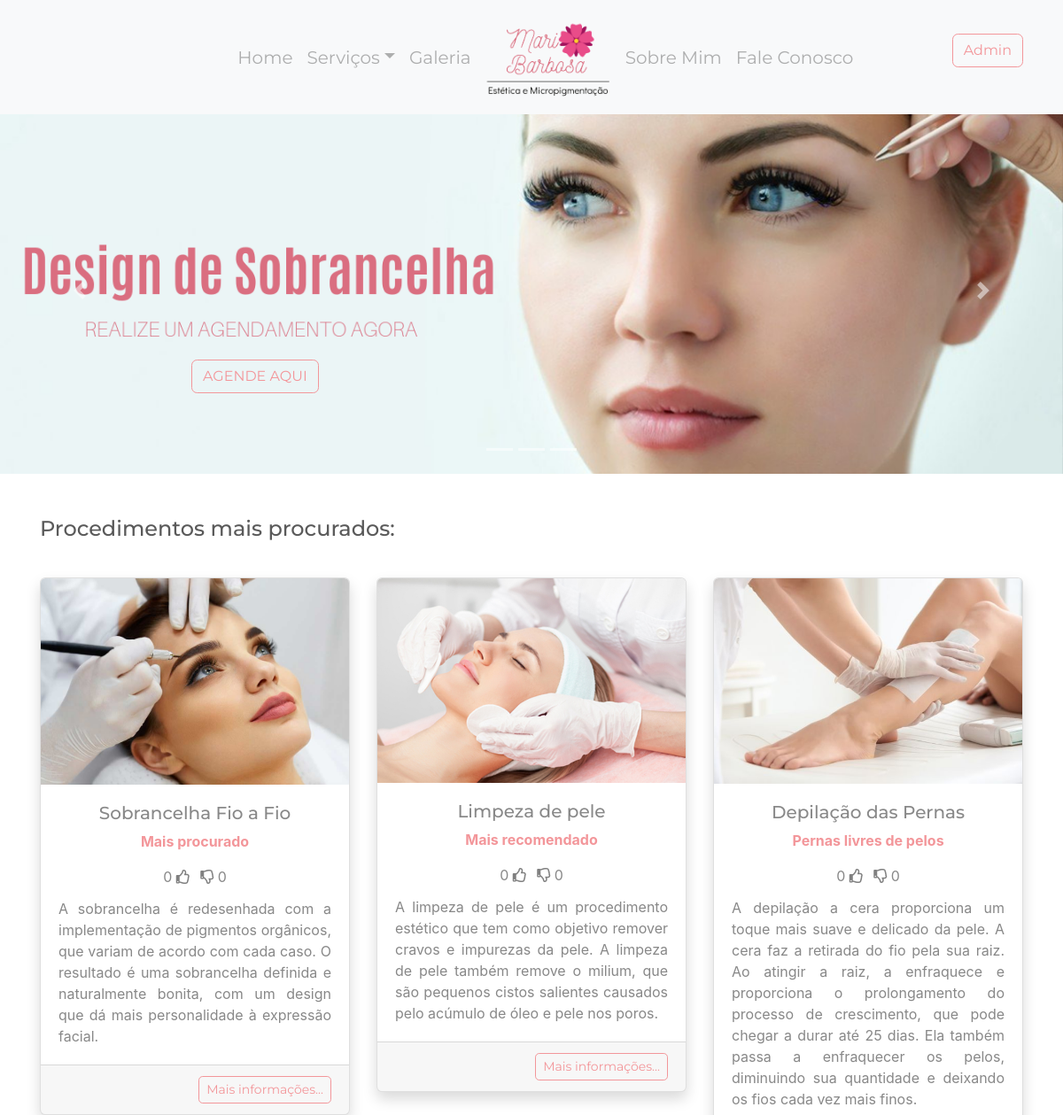
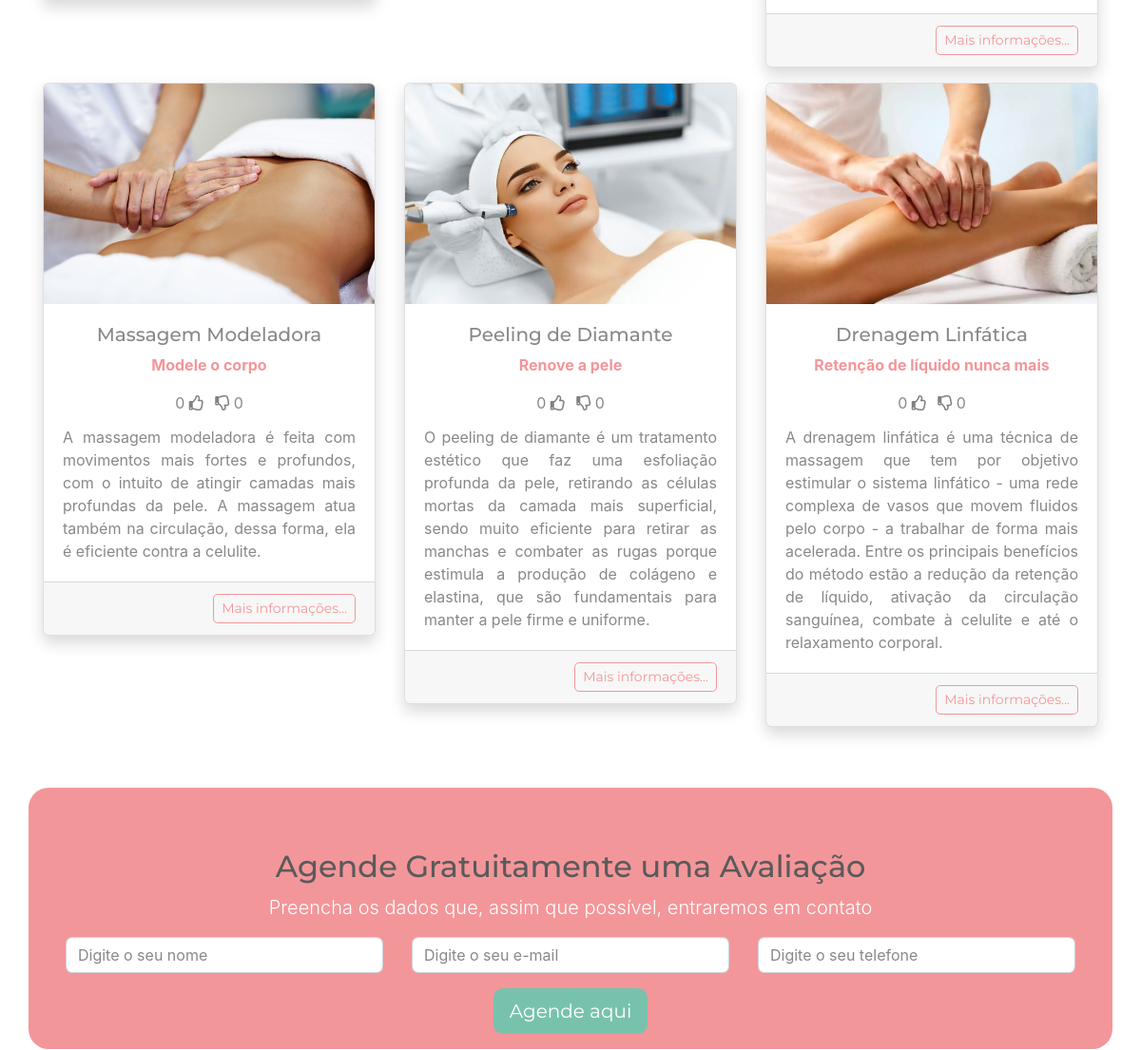
The app's page / (upper part), older data (2 pictures, top to bottom).
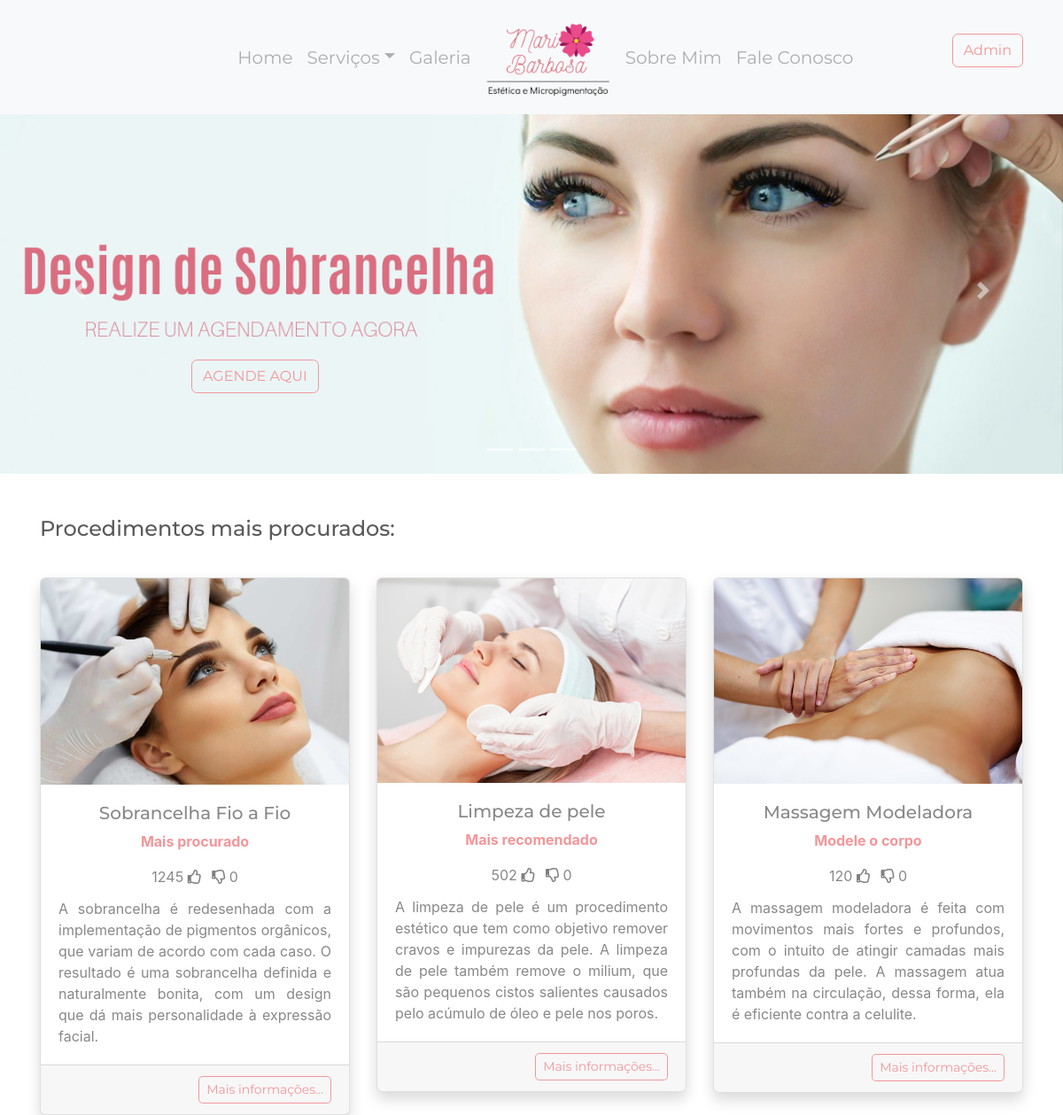
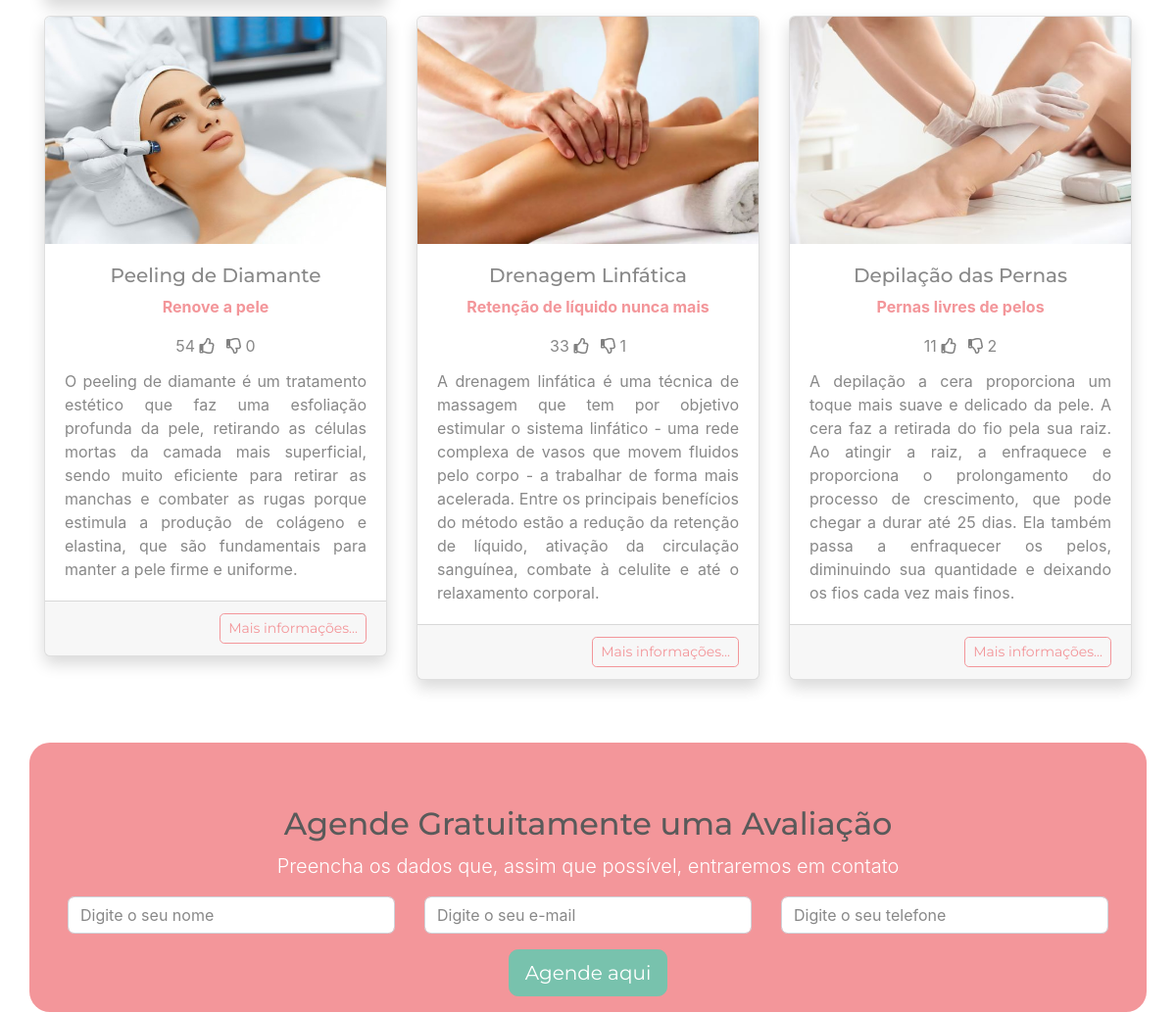
The same page, newer data (2 pictures, top to bottom).
### meuSite/models.py (models this page shows, shortened)
class FotoCarousel(models.Model):
    nome = models.CharField('nome', max_length=200, blank=True)
    endereco = models.CharField('Imagem', max_length=200)
    class Meta:
        db_table = 'fotoCarousel'

class DestaqueServico(models.Model):
    servico = models.ForeignKey(Servico, on_delete=models.CASCADE, null=True, blank=True)
    fraseDestaque = models.CharField('Frase', max_length=200, blank=True)
    descricao = models.TextField(blank=True)
    likes = models.IntegerField('likes', default=0)
    dislikes = models.IntegerField('dislikes', default=0)
    ordem = models.IntegerField('ordem', default=0)
    class Meta:
        db_table = 'destaqueServico'

class Servico(models.Model):
    tipo = models.ForeignKey(TipoServico, on_delete=models.CASCADE)
    nome = models.CharField('Servico', max_length=200, db_index=True)
    tag = models.CharField('Tag', max_length=100, default=' ')
    imagem = models.CharField('Imagem', max_length=200)
    descricao = models.TextField(blank=True)
    class Meta:
        db_table = 'servico'

### meuSite/views.py (the view)
# urls.py: path('', views.index, name='index'),
def index(request):
    fotos_carousel = FotoCarousel.objects.all()
    destaques = DestaqueServico.objects.all().order_by('ordem')
    return render(request, 'index.html', {'fotos_carousel': fotos_carousel, 'destaques': destaques})

### meuSite/templates/index.html (shortened to what this page needs)
{% extends "base.html" %}
{% load static %}
{% block estilo %}
    <link rel="stylesheet" type="text/css" href="{% static 'css/index.css' %}"/>
{% endblock estilo %}
{% block conteudo %}
    {% static "images" as baseUrl %}
    <header id="header" class="mb-4" style="margin-top: 120px;">
        <div id="carouselInicio" class="carousel slide" data-ride="carousel">
            <ol class="carousel-indicators">
                {% for foto in fotos_carousel %}
                    <li data-target="#carouselInicio" data-slide-to="{{ forloop.counter0 }}"></li>
                {% endfor %}
            </ol>
            <div class="carousel-inner">
                {% for foto in fotos_carousel %}
                    <div class="carousel-item {% if forloop.counter == 1 %} active{% endif %}">
                        <img class="d-block w-100" src="{{ baseUrl }}/{{ foto.endereco }}">
                        {% if foto.nome == 'corporal' %}
                            <button class="botao-corporal btn btn-outline-secondary my-2 my-sm-0 d-none d-md-block"
                                    type="submit">
                                AGENDE AQUI
                            </button>
                        {% else %}
                            <button class="botao btn btn-outline-secondary my-2 my-sm-0 d-none d-md-block"
                                    type="submit">
                                AGENDE
                                AQUI
                            </button>
                        {% endif %}
                    </div>
                {% endfor %}
            </div>
            <a class="carousel-control-prev" href="#carouselInicio" role="button" data-slide="prev">
                <span class="carousel-control-prev-icon" aria-hidden="true"></span>
            </a>
            <a class="carousel-control-next" href="#carouselInicio" role="button" data-slide="next">
                <span class="carousel-control-next-icon" aria-hidden="true"></span>
            </a>
        </div>
    </header>
    <div class="container mb-4">
        <h4 id="procedimentos" class="mb-0 pt-4 pb-4">Procedimentos mais procurados:</h4>
        <div class="row mb-4">
            {% for destaque in destaques %}
                <div class="col-md-6 col-lg-4">
                    <div class="card shadow mt-3">
                        <img class=" card-img-top" src="{{ baseUrl }}/{{ destaque.servico.imagem }}">
                        <div class="card-body">
                            <div class="card-title text-center">
                                <h5>{{ destaque.servico.nome }}</h5>
                                <p class="text-secondary font-weight-bold">{{ destaque.fraseDestaque }}</p>
                                <span id="label-like-sobrancelha" data-like="1245"
                                      for="like">{{ destaque.likes }}</span>
                                <a class="botao-like-deslike"><i id="like-sobrancelha"
                                                                 class="far fa-thumbs-up pr-1"></i></a>
                                <a class="botao-like-deslike"><i id="dislike-sobrancelha"
                                                                 class="far fa-thumbs-down pl-1"></i></a>
                                <span id="label-dislike-sobrancelha" data-dislike="0"
                                      for="dislike">{{ destaque.dislikes }}</span>
                            </div>
                            <p class="card-text text-justify">{{ destaque.descricao }}</p>
                        </div>
                        <div class="card-footer">
                            <div class="text-right">
                                <button class="btn btn-outline-secondary btn-sm"
                                        onclick="location.href='{% url 'estetica:facial' %}#{{ destaque.servico.tag }}';">Mais informações...
                                </button>
                            </div>
                        </div>
                    </div>
                </div>
            {% endfor %}
        </div>
        <div class="row">
            <div class="d-md-flex flex-md-equal py-4 col-12 p-0 w-100 my-md-3">
                <div class="bg-dark pt-3 w-100 pt-md-5 text-center text-white overflow-hidden"
                     style="border-radius: 21px;">
                    <div class="my-2 py-2">
                        <h2 class="display-5">Agende Gratuitamente uma Avaliação</h2>
                        <p class="lead">Preencha os dados que, assim que possível, entraremos em contato</p>
                        <form>
                            <div class="row mx-4 my-3">
                                <div class="col">
                                    <input type="text" class="form-control" placeholder="Digite o seu nome">
                                </div>
                                <div class="col">
                                    <input type="email" class="form-control" placeholder="Digite o seu e-mail">
                                </div>
                                <div class="col">
                                    <input type="text" class="form-control" placeholder="Digite o seu telefone">
                                </div>
                            </div>
                            <button type="button" class="btn btn-primary btn-lg">Agende aqui</button>
                        </form>
                    </div>
                </div>
            </div>
        </div>
    </div>
{% endblock conteudo %}

### templates/base.html (shortened to what this page needs)
{% load static %}
<!DOCTYPE html>
<html lang="en">
<head>
    <link rel="stylesheet" type="text/css" href="{% static 'css/bootstrap.css' %}"/>
    <link rel="stylesheet" type="text/css" href="{% static 'css/all.css' %}"/>
    <link rel="stylesheet" type="text/css" href="{% static 'css/geral.css' %}"/>
    {% block estilo %}
    {% endblock estilo %}
</head>
<body>
<nav id="barra-navegacao" class="navbar navbar-light bg-light navbar-expand-md fixed-top d-block">
    <div class="container">
        <div class="collapse navbar-collapse botoes-inicio" id="menu">
            <div class="navbar-nav mr-0 ml-auto">
                <a class="nav-link nav-item" href="{% url 'estetica:index' %}">Home</a>
                <div class="dropdown">
                    <a class="nav-link nav-item dropdown-toggle" data-toggle="dropdown" href="#">Serviços</a>
                </div>
                <a class="nav-link nav-item" href="#">Galeria</a>
            </div>
            <div class="d-none d-md-block mr-1 ml-1">
                <a class="navbar-brand mx-auto" href="#">
                    <img class="logo" src="{% static 'images/cortado.png' %}" alt="logo">
                </a>
            </div>
            <div class="navbar-nav ml-0 mr-auto">
                <a class="nav-link nav-item" href="{% url 'estetica:sobre' %}">Sobre Mim</a></li>
                <a class="nav-link nav-item" href="{% url 'estetica:contato' %}">Fale Conosco</a></li>
            </div>
        </div>
        <div class="navbar-nav">
            <div class="form-group has-search">
                <button class="btn btn-outline-secondary my-2 my-sm-0 d-none d-md-block"
                        href="#admin"
                        data-toggle="modal" type="submit">Admin
                </button>
            </div>
        </div>
    </div>
</nav>
<div>
    {% block conteudo %}
    {% endblock %}
</div>
</body>
</html>

### meuSite/static/css/all.css (style rules this page uses)
.fa, .fas, .far, .fal, .fab { -moz-osx-font-smoothing: grayscale; -webkit-font-smoothing: antialiased; display: inline-block; font-style: normal; font-variant: normal; text-rendering: auto; line-height: 1; }
.fa-thumbs-down:before { content: "\f165"; }
.fa-thumbs-up:before { content: "\f164"; }
.far { font-family: 'Font Awesome 5 Free'; font-weight: 400; }

### meuSite/static/css/geral.css (style rules this page uses)
#menu { font-size: 20px !important; }
.logo { width: 150px; }
.botoes-inicio { margin-left: 7rem !important; }

### meuSite/static/css/index.css (style rules this page uses)
.botao { position: absolute; bottom: 22%; left: 18%; }
.botao-like-deslike { background-color: transparent; box-shadow: none; color: grey !important; outline: none; border: 0px transparent; box-sizing: none; background-color: transparent; }

Row changes from the older to the newer data that the page shows:
changed DestaqueServico "Mais procurado": likes "0" → "1245"
changed DestaqueServico "Mais recomendado": likes "0" → "502"
changed DestaqueServico "Modele o corpo": likes "0" → "120"
changed DestaqueServico "Renove a pele": likes "0" → "54"
changed DestaqueServico "Retenção de líquido nunca mais": likes "0" → "33"; dislikes "0" → "1"
changed DestaqueServico "Pernas livres de pelos": likes "0" → "11"; dislikes "0" → "2"; moves down the list
